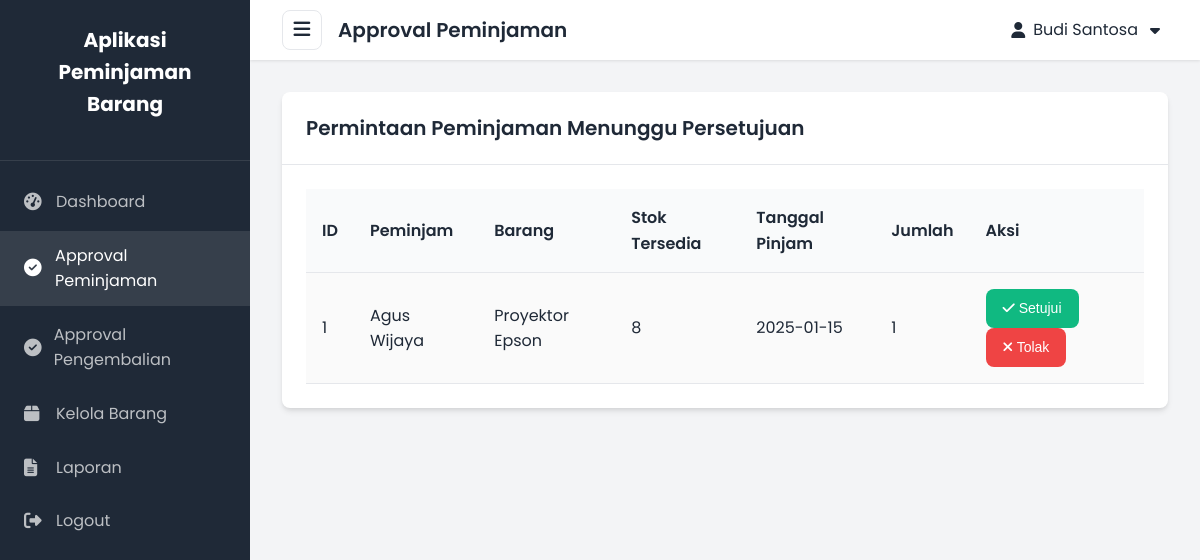
Screenshot of /admin/approval.php (signed in) with the database file from the repository.
### tables this page shows
CREATE TABLE `peminjaman` (
  `PEMINJAMAN_ID` int NOT NULL,
  `USER_ID` int NOT NULL,
  `SARANA_ID` int NOT NULL,
  `TANGGAL_PINJAM` varchar(200) NOT NULL,
  `TANGGAL_KEMBALI` varchar(200) DEFAULT NULL,
  `JUMLAH_PINJAM` int NOT NULL,
  `STATUS` varchar(10) NOT NULL,
  `CATATAN_ADMIN` text
);

CREATE TABLE `users` (
  `USER_ID` int NOT NULL,
  `ID_CARD` varchar(8) NOT NULL,
  `USERNAME` varchar(100) NOT NULL,
  `PASSWORD` varchar(255) NOT NULL,
  `ROLE` varchar(5) NOT NULL,
  `NAMA_LENGKAP` varchar(200) NOT NULL,
  `JENIS_PENGGUNA` varchar(5) NOT NULL
);

CREATE TABLE `sarana` (
  `SARANA_ID` int NOT NULL,
  `NAMA_SARANA` varchar(200) NOT NULL,
  `JUMLAH_TERSEDIA` int NOT NULL,
  `LOKASI` varchar(200) NOT NULL,
  `KETERANGAN` text NOT NULL
);

### admin/approval.php (the view, shortened to what this page needs)
<?php
require_once '../config/database.php';
$query = "SELECT p.*, u.NAMA_LENGKAP, s.NAMA_SARANA, s.JUMLAH_TERSEDIA
          FROM peminjaman p
          JOIN users u ON p.USER_ID = u.USER_ID
          JOIN sarana s ON p.SARANA_ID = s.SARANA_ID
          WHERE p.STATUS = 'menunggu'
          ORDER BY p.PEMINJAMAN_ID DESC";
$result = mysqli_query($conn, $query);
include '../includes/header.php';
?>
<div class="card">
    <div class="card-header">
        <h2 class="card-title">Permintaan Peminjaman Menunggu Persetujuan</h2>
    </div>
    <div class="card-body">
        <div class="table-responsive">
            <table class="table table-striped">
                <thead>
                    <tr>
                        <th>ID</th>
                        <th>Peminjam</th>
                        <th>Barang</th>
                        <th>Stok Tersedia</th>
                        <th>Tanggal Pinjam</th>
                        <th>Jumlah</th>
                        <th>Aksi</th>
                    </tr>
                </thead>
                <tbody>
                    <?php if (mysqli_num_rows($result) > 0): ?>
                        <?php while ($row = mysqli_fetch_assoc($result)): ?>
                            <tr>
                                <td><?php echo $row['PEMINJAMAN_ID']; ?></td>
                                <td><?php echo $row['NAMA_LENGKAP']; ?></td>
                                <td><?php echo $row['NAMA_SARANA']; ?></td>
                                <td><?php echo $row['JUMLAH_TERSEDIA']; ?></td>
                                <td><?php echo $row['TANGGAL_PINJAM']; ?></td>
                                <td><?php echo $row['JUMLAH_PINJAM']; ?></td>
                                <td>
                                    <button type="button" class="btn btn-sm btn-success" data-toggle="modal" data-target="#approveModal<?php echo $row['PEMINJAMAN_ID']; ?>">
                                        <i class="fas fa-check"></i> Setujui
                                    </button>
                                    <button type="button" class="btn btn-sm btn-danger" data-toggle="modal" data-target="#rejectModal<?php echo $row['PEMINJAMAN_ID']; ?>">
                                        <i class="fas fa-times"></i> Tolak
                                    </button>
                                </td>
                            </tr>
                        <?php endwhile; ?>
                    <?php else: ?>
                        <tr>
                            <td colspan="7" class="text-center">Tidak ada permintaan peminjaman yang menunggu persetujuan</td>
                        </tr>
                    <?php endif; ?>
                </tbody>
            </table>
        </div>
    </div>
</div>
<?php include '../includes/footer.php'; ?>

### assets/css/style.css (style rules this page uses)
:root { --primary-color: #4f46e5; --primary-dark: #4338ca; --primary-light: #818cf8; --secondary-color: #10b981; --secondary-dark: #059669; --danger-color: #ef4444; --warning-color: #f59e0b; --info-color: #3b82f6; --success-color: #10b981; --dark-color: #1f2937; --light-color: #f9fafb; --gray-color: #6b7280; --gray-light: #e5e7eb; --gray-dark: #4b5563; --sidebar-width: 250px; --sidebar-width-collapsed: 0px; --header-height: 60px; --border-radius: 8px; --box-shadow: 0 4px 6px -1px rgba(0, 0, 0, 0.1), 0 2px 4px -1px rgba(0, 0, 0, 0.06); --transition: all 0.3s ease; }
* { margin: 0; padding: 0; box-sizing: border-box; }
body { font-family: "Poppins", sans-serif; background-color: #f3f4f6; color: var(--dark-color); line-height: 1.6; }
h1, h2, h3, h4, h5, h6 { font-weight: 600; margin-bottom: 1rem; color: var(--dark-color); }
.card { background-color: white; border-radius: var(--border-radius); box-shadow: var(--box-shadow); margin-bottom: 2rem; overflow: hidden; }
.card-header { padding: 1.25rem 1.5rem; border-bottom: 1px solid var(--gray-light); display: flex; align-items: center; justify-content: space-between; }
.card-title { font-size: 1.25rem; margin-bottom: 0; }
.card-body { padding: 1.5rem; }
.btn { display: inline-block; font-weight: 500; text-align: center; white-space: nowrap; vertical-align: middle; user-select: none; border: 1px solid transparent; padding: 0.75rem 1.5rem; font-size: 1rem; line-height: 1.5; border-radius: var(--border-radius); transition: var(--transition); cursor: pointer; }
.btn-sm { padding: 0.5rem 1rem; font-size: 0.875rem; }
.btn-success { background-color: var(--success-color); color: white; }
.btn-danger { background-color: var(--danger-color); color: white; }
.table-responsive { overflow-x: auto; -webkit-overflow-scrolling: touch; }
.table { width: 100%; border-collapse: collapse; }
.table th, .table td { padding: 1rem; text-align: left; border-bottom: 1px solid var(--gray-light); }
.table th { font-weight: 600; background-color: #f9fafb; }
.table-striped tbody tr:nth-of-type(odd) { background-color: rgba(0, 0, 0, 0.02); }

### rows the page displays
peminjaman: PEMINJAMAN_ID "1", USER_ID.NAMA_LENGKAP "Agus Wijaya", SARANA_ID.NAMA_SARANA "Proyektor Epson", SARANA_ID.JUMLAH_TERSEDIA "8", TANGGAL_PINJAM "2025-01-15", JUMLAH_PINJAM "1"

### other values shown
$pageTitle "Approval Peminjaman"
$_SESSION['nama_lengkap'] "Budi Santosa"
